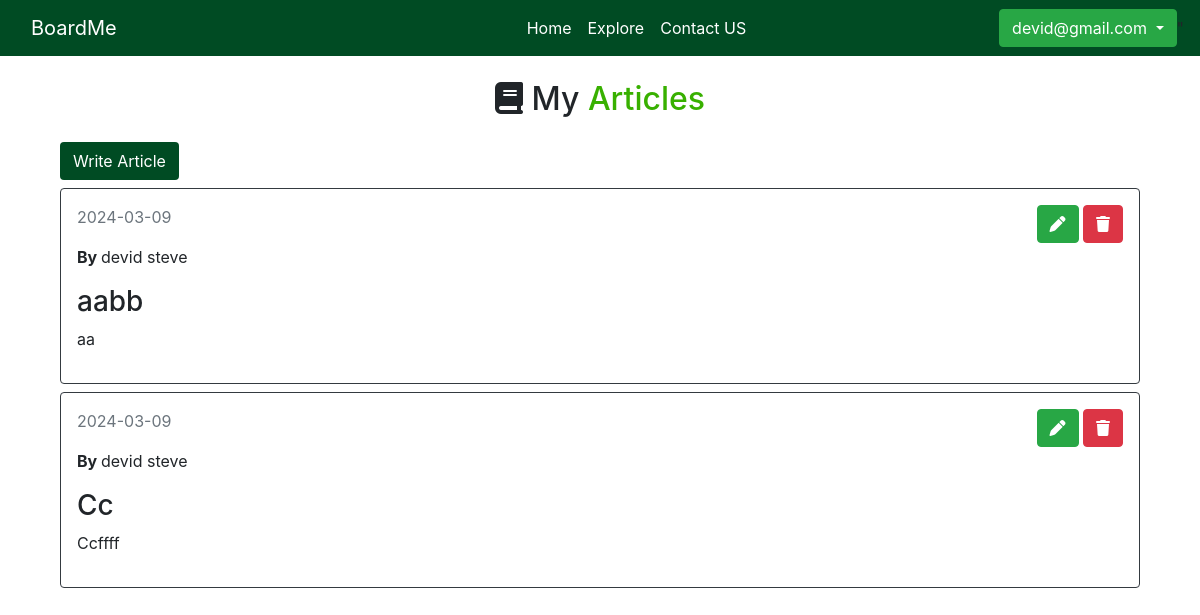
The app's page /pages/Admin/Article/MyArticles/myArticles.php (signed in) with its own data.
### tables this page shows
CREATE TABLE `articles` (
  `ArticleID` int(11) NOT NULL,
  `AuthorID` int(11) NOT NULL,
  `Title` varchar(255) NOT NULL,
  `Content` text NOT NULL,
  `Added` date NOT NULL DEFAULT current_timestamp()
);

CREATE TABLE `user` (
  `UserID` int(11) NOT NULL,
  `Name` varchar(255) NOT NULL,
  `Address` varchar(255) NOT NULL,
  `NIC` varchar(20) NOT NULL,
  `ContactNo` varchar(20) NOT NULL,
  `Email` varchar(255) NOT NULL,
  `Password` varchar(255) NOT NULL,
  `RoleID` int(11) NOT NULL,
  `Added` datetime NOT NULL DEFAULT current_timestamp()
);

### data/fetchArticles.php (called while the page is built, shortened)
<?php
include_once __DIR__ . '/../helpers/dbConn.php';
function fetchArticles()
{
    if (isset($_SESSION['loggedin']) && ($_SESSION['role'] == "Admin" || $_SESSION['role'] == "Student")) {
        global $mysqli;
        $query = "SELECT articles.ArticleID, articles.Title, articles.Content, articles.Added, user.Name FROM articles INNER JOIN user ON articles.AuthorID = user.UserID";
        $stmt = $mysqli->prepare($query);
        $stmt->execute();
        $result = $stmt->get_result();
        $articles = [];
        while ($article = $result->fetch_assoc()) {
            $articles[] = $article;
        }
        return $articles;
    } else {
        return null;
    }
}

### pages/Admin/Article/MyArticles/myArticles.php (the view, shortened to what this page needs)
<!DOCTYPE html>
<html lang="en">
<head>
    <link rel="stylesheet" href="./components/navbar.css">
    <link rel="stylesheet" href="https://cdn.jsdelivr.net/npm/bootstrap@4.0.0/dist/css/bootstrap.min.css">
    <link rel="stylesheet" href="https://cdnjs.cloudflare.com/ajax/libs/font-awesome/6.5.1/css/all.min.css">
</head>
<body>
    <?php include_once './components/navbar.php';?>
    <div class="container">
        <div class="col-12">
            <h2 class="text-center mt-4 mb-4"><i class="fa-solid fa-book"></i> My <span style="color: #38b000">Articles</span></h2>
            <a href="/writeArticle" class="btn text-white" style="background-color: #004B23;">Write Article</a>
            <?php
            include_once './data/fetchArticles.php';
            $articles = fetchArticles();
            foreach($articles as $article){
                echo'
                <div class="row-6 p-3 border border-dark rounded mt-2">
                <div class="d-flex justify-content-between">
                    <p class="text-secondary">'.$article['Added'].'</p>
                    <div class="h-100">
                    <a href="/editArticle?id='.$article['ArticleID'].'" class="btn btn-success btn-md text-white h-50"><i class="fa-solid fa-pen"></i></a>
                    <button  onclick="loadmodal('.$article['ArticleID'].')" class="btn btn-danger btn-md text-white h-50"><i class="fa-solid fa-trash"></i></button>
                    </div>
                </div>
                <p><strong>By </strong>'.$article['Name'].'</p>
                <h3 class="text">'.$article['Title'].'</h3>
                <p>'.$article['Content'].'</p>
                <input type="hidden" id="id" name="id" value='.$article['ArticleID'].'>
            </div>
                ';
            }
            ?>
        </div>
   </div>
</body>
</html>

### records on screen
articles: Added "2024-03-09", AuthorID.Name "devid steve", Title "aabb", Content "aa"
articles: Added "2024-03-09", AuthorID.Name "devid steve", Title "Cc", Content "Ccffff"

### other values on screen
$email "devid@gmail.com"
